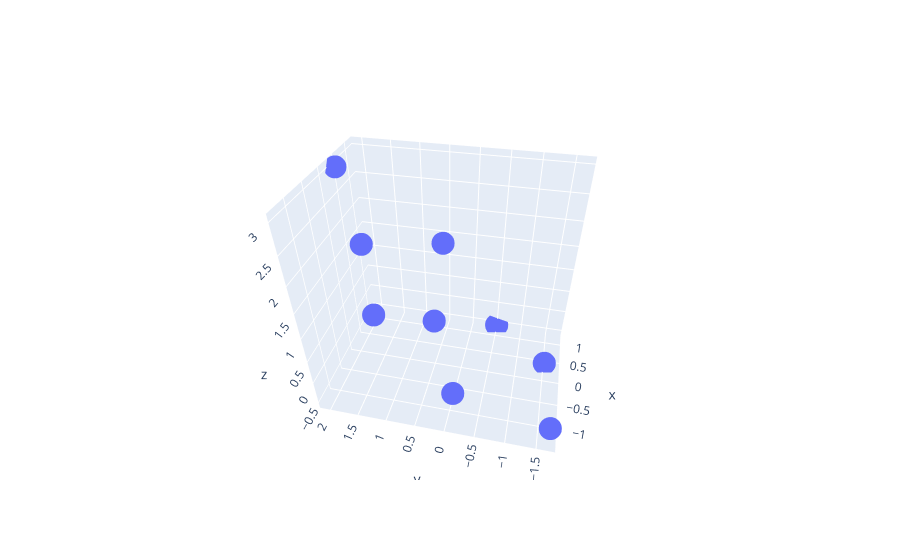

Write notebook code for a chart like this one.
### Code cell
fig = go.Figure(data=[go.Scatter3d(x=x_i_arr[:, 0], y=x_i_arr[:, 1], z=x_i_arr[:, 2],
                                   mode='markers')])
fig.show()

### Figure 1 — Plotly figure (JSON) as saved in the notebook; plotly's stock layout.template omitted (floating-point values rounded to 4 significant figures)
{"data": [{"mode": "markers", "type": "scatter3d", "x": [-1.351, 0.001672, 0.3231, 0.6755, 1.197, 0.3037, -0.5757, 0.5225, -1.122], "y": [-0.1202, 0.5064, -1.507, 0.4918, -0.493, 2.076, 1.408, 1.878, -1.681], "z": [0.2598, 0.4348, -0.5158, 1.629, -0.535, 3.009, 2.261, -0.1308, -0.4783]}], "layout": {"autosize": true, "scene": {"aspectmode": "auto", "aspectratio": {"x": 0.7871, "y": 1.161, "z": 1.095}, "camera": {"center": {"x": 0, "y": 0, "z": 0}, "eye": {"x": -1.66, "y": -0.3661, "z": 1.34}, "projection": {"type": "perspective"}, "up": {"x": 0, "y": 0, "z": 1}}}}}
